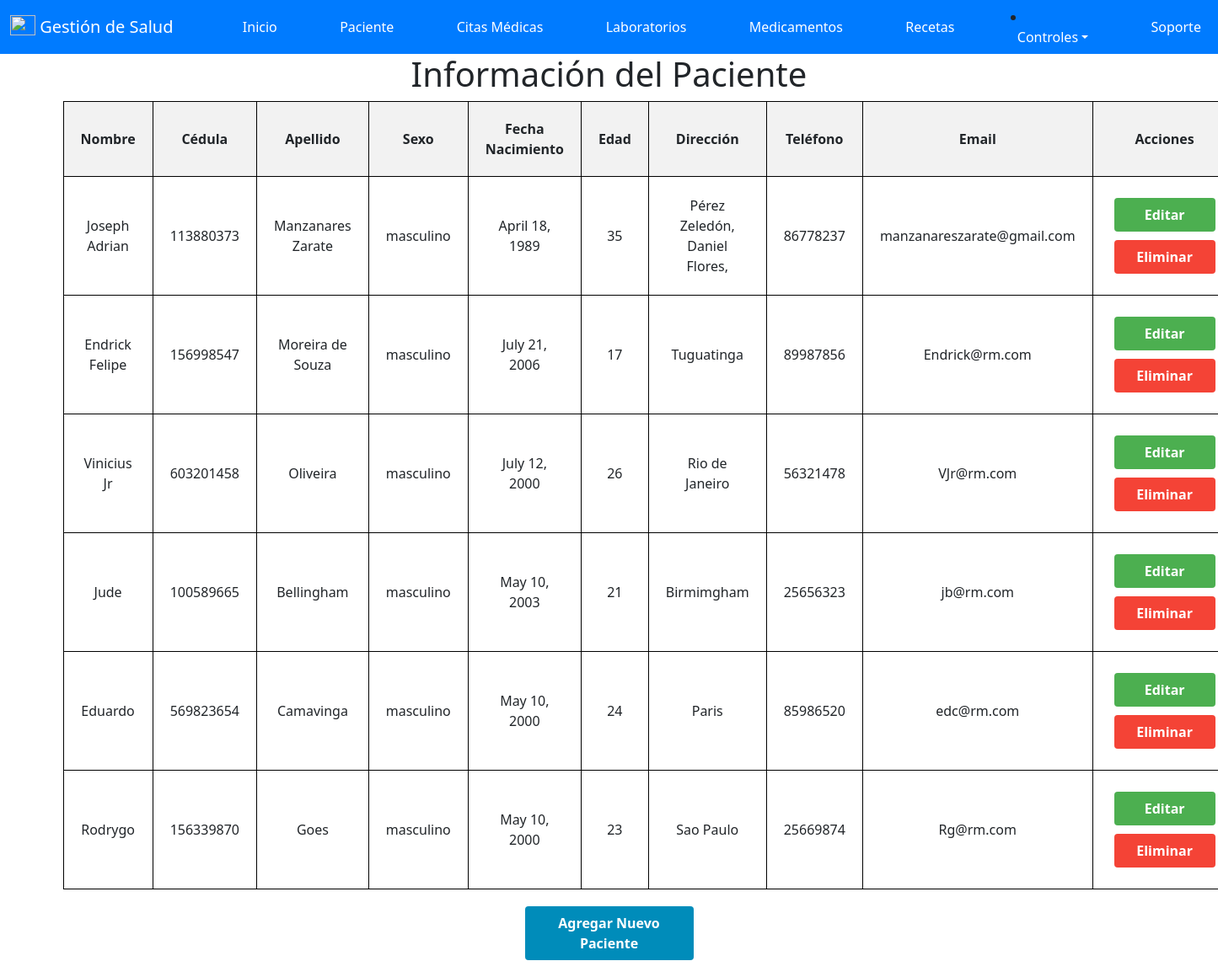
Page /index/ (signed in) on the committed database.
### salud/models.py (models this page shows, shortened)
class paciente(models.Model):
    id_paciente = models.AutoField(primary_key=True , verbose_name='ID_Paciente')
    cedula = models.IntegerField(null=True,verbose_name='Cedula')
    nombre = models.CharField(max_length=50, verbose_name='Nombre')
    apellido = models.CharField(max_length=50, verbose_name='Apellido')
    sexo = models.CharField(max_length=20, verbose_name='Sexo')
    fecha_Nacimiento = models.DateField(null=True, verbose_name='Fecha de Nacimiento')
    edad = models.IntegerField ( verbose_name='Edad')
    direccion = models.CharField(max_length=50, verbose_name='Direccion')
    telefono = models.IntegerField( verbose_name='Telefono')
    email = models.EmailField( verbose_name='Email')
    id_usuario = models.ForeignKey(User, on_delete=models.CASCADE)

### salud/views.py (the view)
# urls.py: path('index/', views.index, name='index'),
@login_required(login_url='/accounts/login/')
def index(request):
    pacientes = paciente.objects.filter(id_usuario=request.user)
    return render(request, 'Programar/index.html', {'pacientes': pacientes})

### salud/templates/Programar/index.html (shortened to what this page needs)
{% extends "base.html" %}
{% block contenido %}
<!DOCTYPE html>
<html>
<head>
</head>
<body>
    <h1>Información del Paciente</h1>
    <form method="post" action="{% url 'index' %}">
        <table>
            <thead>
                <tr>
                    <th>Nombre</th>
                    <th>Cédula</th>
                    <th>Apellido</th>
                    <th>Sexo</th>
                    <th>Fecha Nacimiento</th>
                    <th>Edad</th>
                    <th>Dirección</th>
                    <th>Teléfono</th>
                    <th>Email</th>
                    <th>Acciones</th>
                </tr>
            </thead>
            <tbody>
                {% for paciente in pacientes %}
                <tr>
                    <td>{{ paciente.nombre }}</td>
                    <td>{{ paciente.cedula }}</td>
                    <td>{{ paciente.apellido }}</td>
                    <td>{{ paciente.sexo }}</td>
                    <td>{{ paciente.fecha_Nacimiento }}</td>
                    <td>{{ paciente.edad }}</td>
                    <td>{{ paciente.direccion }}</td>
                    <td>{{ paciente.telefono }}</td>
                    <td>{{ paciente.email }}</td>
                    <td>
                        <a href="{% url 'editar' paciente.id_paciente %}" class="button edit-button">Editar</a>
                        <a href="{% url 'eliminar' paciente.id_paciente %}" class="button delete-button" onclick="return confirm('¿Estás seguro de que deseas eliminar este paciente?');">Eliminar</a>
                    </td>
                </tr>
                {% empty %}
                <tr>
                    <td colspan="10">No hay pacientes disponibles.</td>
                </tr>
                {% endfor %}
            </tbody>
        </table>
        <a href="{% url 'agregar' %}" class="button add-button">Agregar Nuevo Paciente</a>
    </form>
</body>
</html>
{% endblock %}

### salud/templates/Programar/index.html (style rules this page uses)
table { width: 100%; border-collapse: collapse; }
th, td { border: 1px solid black; padding: 20px; text-align: center; }
th { background-color: #f2f2f2; }
tbody tr { border-bottom: 1px solid #ddd; }
.button { padding: 8px 12px; margin: 5px; border: none; border-radius: 4px; color: white; text-decoration: none; font-weight: bold; display: inline-block; width: 120px; text-align: center; box-sizing: border-box; }
.edit-button { background-color: #4CAF50; }
.delete-button { background-color: #f44336; }
.add-button { background-color: #008CBA; display: block; margin: 20px auto; width: 200px; text-align: center; }
h1 { text-align: center; }

### rows in the picture
paciente: nombre "Joseph Adrian", cedula "113880373", apellido "Manzanares Zarate", sexo "masculino", fecha_Nacimiento "April 18, 1989", edad "35", direccion "Pérez Zeledón, Daniel Flores,", telefono "86778237", email "manzanareszarate@gmail.com"
paciente: nombre "Endrick Felipe", cedula "156998547", apellido "Moreira de Souza", sexo "masculino", fecha_Nacimiento "July 21, 2006", edad "17", direccion "Tuguatinga", telefono "89987856", email "Endrick@rm.com"
paciente: nombre "Vinicius Jr", cedula "603201458", apellido "Oliveira", sexo "masculino", fecha_Nacimiento "July 12, 2000", edad "26", direccion "Rio de Janeiro", telefono "56321478", email "VJr@rm.com"
paciente: nombre "Jude", cedula "100589665", apellido "Bellingham", sexo "masculino", fecha_Nacimiento "May 10, 2003", edad "21", direccion "Birmimgham", telefono "25656323", email "jb@rm.com"
paciente: nombre "Eduardo", cedula "569823654", apellido "Camavinga", sexo "masculino", fecha_Nacimiento "May 10, 2000", edad "24", direccion "Paris", telefono "85986520", email "edc@rm.com"
paciente: nombre "Rodrygo", cedula "156339870", apellido "Goes", sexo "masculino", fecha_Nacimiento "May 10, 2000", edad "23", direccion "Sao Paulo", telefono "25669874", email "Rg@rm.com"
